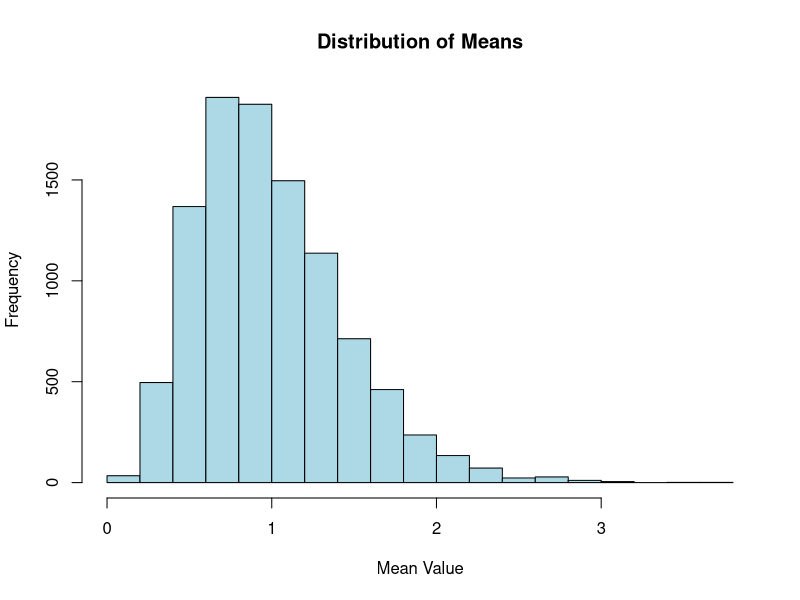

The R source for this figure: (Note: this script raises an error after producing the figure.)
## ---- chunk 1
knitr::opts_chunk$set(echo = TRUE)
## ---- chunk 2
library(tidyverse)

tribble( ~x, ~y, ~w, ~z,
210, 300, 220, 180,
102, 100, 119, 187,
176, 175, 188, 173,
87, 95, 91, 94,
202, 210, 234, 218,
110, 122, 131, 128,
) -> dt


dt
## ---- chunk 3
map_dbl(dt, mean)
## ---- chunk 4
map_dbl(dt, sd)
## ---- chunk 5

map(dt, sqrt)

## ---- chunk 6
map(dt, summary)
## ---- chunk 7
simulate_exponential_means <- function() {
  means <- numeric(10000)
  sample <- numeric(5)
  
  for (i in 1:10000) {
 
    sample <- rexp(5, rate = 1)

    means[i] <- mean(sample)
  }
  return(means)
}


simulate_exponential_means()

  hist(simulate_exponential_means(), main = "Distribution of Means", xlab = "Mean Value", col = "lightblue", border = "black")
  
## ---- chunk 8
simulate_exponential_means <- function() {
  sample <- data.frame(matrix(ncol = 10000, nrow = 5))

  
  for (i in 1:10000) {
 
    sample[i] <- rexp(5, rate = 1)

  }
  
  
  means<-as.numeric((map(means, mean)))
  
  return(means)
}


simulate_exponential_means()

  hist(simulate_exponential_means(), main = "Distribution of Means", xlab = "Mean Value", col = "lightblue", border = "black")
## ---- chunk 9
simulate_exponential_means <- function() {
  sample <- data.frame(matrix(ncol = 10000, nrow = 5))

  
 
    sample <- replicate(10000, rexp(5, rate = 1))
  
  
  means<-as.numeric((map(means, mean)))
  
  return(means)
}


  
    hist(simulate_exponential_means(), main = "Distribution of Means", xlab = "Mean Value", col = "lightblue", border = "black")

## ---- chunk 10
simulate_exponential_means <- function(rows) {
  sample <- data.frame(matrix(ncol = 10000, nrow = rows))

  
 
    sample <- replicate(10000, rexp(rows, rate = 1))
  
  
  means<-as.numeric((map(means, mean)))
  
  return(means)
}


for (i in c(5,10,20)){
  
    hist(simulate_exponential_means(i), main = "Distribution of Means", xlab = "Mean Value", col = "lightblue", border = "black")
}
## ---- chunk 11
output <- vector("double", ncol(mtcars))

for (i in seq_along(mtcars)) { 
  
output[[i]] <- sd(mtcars[[i]])

}

output


## ---- chunk 12
summary(cars)
## ---- chunk 13
plot(pressure)
